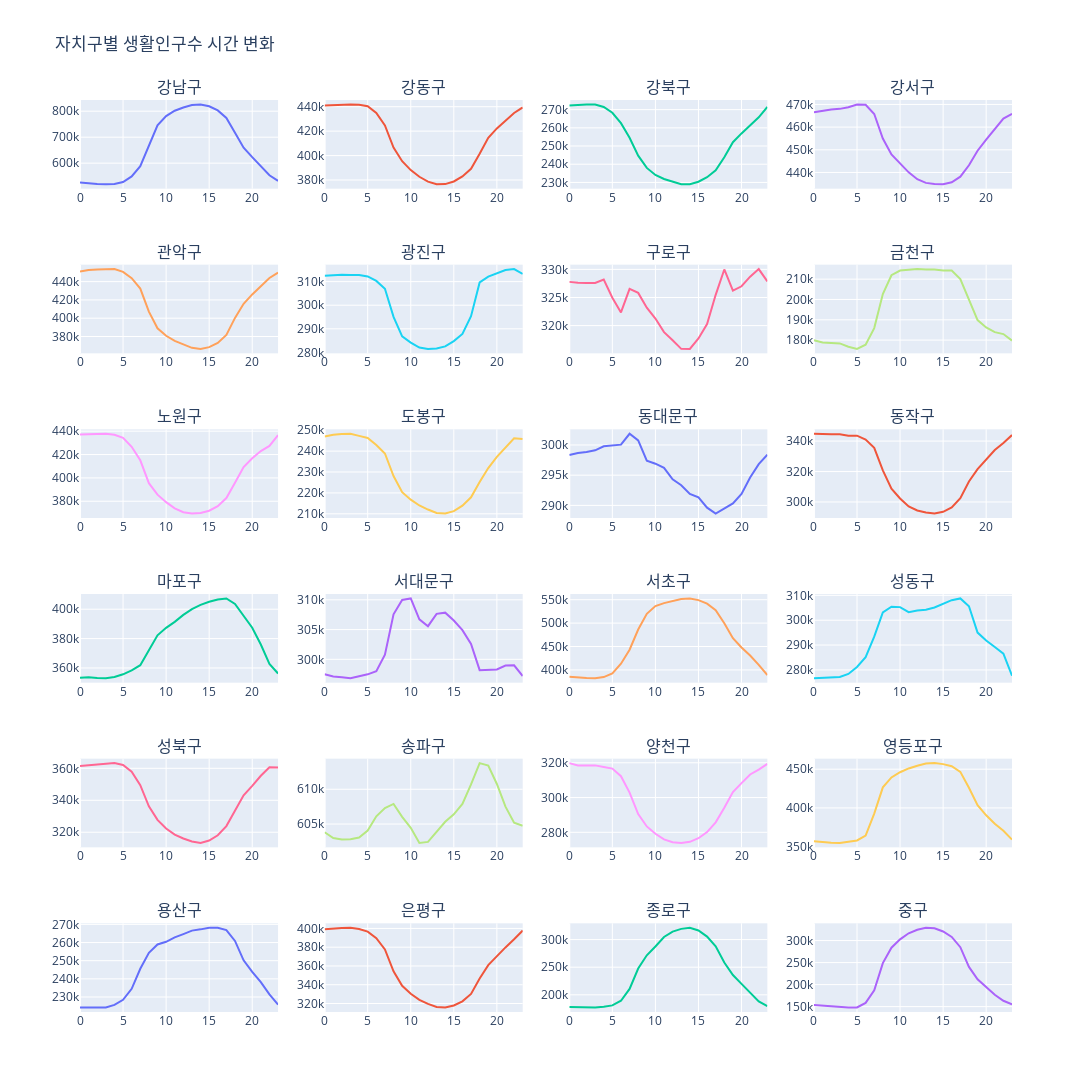

The notebook cell this image was saved under:
### Code cell
import plotly.graph_objects as go
from plotly.subplots import make_subplots

fig = make_subplots(rows=6, cols=4,
                    start_cell='top-left',
                    subplot_titles=tuple(data_gu_unique))

for i in range(1, 7):
    for j in range(1, 5):
        gu = data_gu_unique[(i-1)*4+(j-1)]
        data_temp = data_gu_time[data_gu_time['자치구'] == f'{gu}']
        fig.add_trace(go.Scatter(x=data_temp['시간대구분'],\
                                 y=data_temp['20세 이상 생활인구수']),\
                                 row=i, col=j)

fig.update_layout(showlegend=False, height=1200, width=1600,\
                 title_text="자치구별 생활인구수 시간 변화")
fig.show()

### Figure 1 — Plotly figure (JSON) as saved in the notebook; plotly's stock layout.template omitted (floating-point values rounded to 4 significant figures)
{"data": [{"type": "scatter", "x": [0, 1, 2, 3, 4, 5, 6, 7, 8, 9, 10, 11, 12, 13, 14, 15, 16, 17, 18, 19, 20, 21, 22, 23], "xaxis": "x", "y": [525900.0, 522300.0, 520000.0, 518900.0, 519700.0, 527400.0, 548800.0, 588300.0, 670600.0, 745600.0, 781000.0, 801800.0, 814500.0, 823900.0, 826100.0, 818900.0, 803200.0, 774000.0, 716600.0, 659700.0, 623200.0, 588700.0, 553300.0, 531600.0], "yaxis": "y"}, {"type": "scatter", "x": [0, 1, 2, 3, 4, 5, 6, 7, 8, 9, 10, 11, 12, 13, 14, 15, 16, 17, 18, 19, 20, 21, 22, 23], "xaxis": "x2", "y": [441000.0, 441300.0, 441600.0, 441900.0, 441500.0, 440400.0, 434900.0, 424700.0, 406500.0, 395400.0, 388100.0, 382700.0, 378700.0, 376600.0, 376700.0, 378800.0, 382900.0, 389200.0, 401500.0, 414600.0, 422200.0, 429000.0, 434900.0, 439400.0], "yaxis": "y2"}, {"type": "scatter", "x": [0, 1, 2, 3, 4, 5, 6, 7, 8, 9, 10, 11, 12, 13, 14, 15, 16, 17, 18, 19, 20, 21, 22, 23], "xaxis": "x3", "y": [272300.0, 272600.0, 272900.0, 272800.0, 271500.0, 268300.0, 262600.0, 254500.0, 244700.0, 238000.0, 234100.0, 231900.0, 230300.0, 229100.0, 229000.0, 230400.0, 232900.0, 236600.0, 243800.0, 252100.0, 256900.0, 261500.0, 265800.0, 271400.0], "yaxis": "y3"}, {"type": "scatter", "x": [0, 1, 2, 3, 4, 5, 6, 7, 8, 9, 10, 11, 12, 13, 14, 15, 16, 17, 18, 19, 20, 21, 22, 23], "xaxis": "x4", "y": [466500.0, 467300.0, 467800.0, 468000.0, 468800.0, 470000.0, 469900.0, 465800.0, 455000.0, 448000.0, 443900.0, 440100.0, 437000.0, 435400.0, 434900.0, 434800.0, 435700.0, 438100.0, 443200.0, 449600.0, 454500.0, 459100.0, 463800.0, 465900.0], "yaxis": "y4"}, {"type": "scatter", "x": [0, 1, 2, 3, 4, 5, 6, 7, 8, 9, 10, 11, 12, 13, 14, 15, 16, 17, 18, 19, 20, 21, 22, 23], "xaxis": "x5", "y": [451000.0, 452700.0, 453300.0, 453700.0, 453700.0, 450600.0, 443800.0, 432300.0, 407200.0, 389000.0, 380800.0, 375200.0, 371100.0, 367600.0, 366400.0, 368400.0, 372900.0, 381700.0, 400400.0, 415800.0, 426000.0, 435500.0, 444000.0, 449900.0], "yaxis": "y5"}, {"type": "scatter", "x": [0, 1, 2, 3, 4, 5, 6, 7, 8, 9, 10, 11, 12, 13, 14, 15, 16, 17, 18, 19, 20, 21, 22, 23], "xaxis": "x6", "y": [312500.0, 312700.0, 312900.0, 312800.0, 312800.0, 312200.0, 310300.0, 307000.0, 295100.0, 286800.0, 284200.0, 282100.0, 281500.0, 281600.0, 282600.0, 284800.0, 287800.0, 295300.0, 309600.0, 312100.0, 313500.0, 314900.0, 315300.0, 313200.0], "yaxis": "y6"}, {"type": "scatter", "x": [0, 1, 2, 3, 4, 5, 6, 7, 8, 9, 10, 11, 12, 13, 14, 15, 16, 17, 18, 19, 20, 21, 22, 23], "xaxis": "x7", "y": [327800.0, 327600.0, 327600.0, 327600.0, 328200.0, 325000.0, 322300.0, 326500.0, 325800.0, 323200.0, 321300.0, 318800.0, 317400.0, 315900.0, 315900.0, 317700.0, 320300.0, 325500.0, 330000.0, 326200.0, 327000.0, 328700.0, 330100.0, 327900.0], "yaxis": "y7"}, {"type": "scatter", "x": [0, 1, 2, 3, 4, 5, 6, 7, 8, 9, 10, 11, 12, 13, 14, 15, 16, 17, 18, 19, 20, 21, 22, 23], "xaxis": "x8", "y": [179900.0, 178800.0, 178600.0, 178400.0, 176700.0, 175700.0, 177700.0, 185900.0, 202700.0, 211900.0, 214200.0, 214500.0, 215000.0, 214800.0, 214800.0, 214300.0, 214200.0, 210000.0, 199400.0, 189800.0, 186200.0, 183900.0, 183000.0, 179700.0], "yaxis": "y8"}, {"type": "scatter", "x": [0, 1, 2, 3, 4, 5, 6, 7, 8, 9, 10, 11, 12, 13, 14, 15, 16, 17, 18, 19, 20, 21, 22, 23], "xaxis": "x9", "y": [437200.0, 437400.0, 437600.0, 437800.0, 437000.0, 434200.0, 426600.0, 415100.0, 395500.0, 385700.0, 379200.0, 373900.0, 370600.0, 369500.0, 369900.0, 371900.0, 375700.0, 382700.0, 395800.0, 409200.0, 416800.0, 423000.0, 427300.0, 436600.0], "yaxis": "y9"}, {"type": "scatter", "x": [0, 1, 2, 3, 4, 5, 6, 7, 8, 9, 10, 11, 12, 13, 14, 15, 16, 17, 18, 19, 20, 21, 22, 23], "xaxis": "x10", "y": [247000.0, 247800.0, 248200.0, 248300.0, 247300.0, 246300.0, 242900.0, 238900.0, 228100.0, 220400.0, 216800.0, 214000.0, 212000.0, 210400.0, 210100.0, 211300.0, 213900.0, 217900.0, 225200.0, 231900.0, 237300.0, 241900.0, 246200.0, 245800.0], "yaxis": "y10"}, {"type": "scatter", "x": [0, 1, 2, 3, 4, 5, 6, 7, 8, 9, 10, 11, 12, 13, 14, 15, 16, 17, 18, 19, 20, 21, 22, 23], "xaxis": "x11", "y": [298300.0, 298700.0, 298800.0, 299100.0, 299800.0, 299900.0, 300100.0, 301900.0, 300800.0, 297400.0, 296900.0, 296200.0, 294300.0, 293300.0, 291900.0, 291300.0, 289600.0, 288600.0, 289500.0, 290300.0, 291900.0, 294600.0, 296800.0, 298400.0], "yaxis": "y11"}, {"type": "scatter", "x": [0, 1, 2, 3, 4, 5, 6, 7, 8, 9, 10, 11, 12, 13, 14, 15, 16, 17, 18, 19, 20, 21, 22, 23], "xaxis": "x12", "y": [344800.0, 344500.0, 344400.0, 344500.0, 343500.0, 343600.0, 341000.0, 335600.0, 320800.0, 308700.0, 302300.0, 297000.0, 294400.0, 293000.0, 292400.0, 293500.0, 296400.0, 302400.0, 313500.0, 321500.0, 328100.0, 334100.0, 338700.0, 344000.0], "yaxis": "y12"}, {"type": "scatter", "x": [0, 1, 2, 3, 4, 5, 6, 7, 8, 9, 10, 11, 12, 13, 14, 15, 16, 17, 18, 19, 20, 21, 22, 23], "xaxis": "x13", "y": [353400.0, 353600.0, 353200.0, 353000.0, 353800.0, 355700.0, 358400.0, 361900.0, 372100.0, 382200.0, 387300.0, 391400.0, 396100.0, 400100.0, 403000.0, 405000.0, 406500.0, 407300.0, 403600.0, 395400.0, 387400.0, 376000.0, 362800.0, 356200.0], "yaxis": "y13"}, {"type": "scatter", "x": [0, 1, 2, 3, 4, 5, 6, 7, 8, 9, 10, 11, 12, 13, 14, 15, 16, 17, 18, 19, 20, 21, 22, 23], "xaxis": "x14", "y": [297500.0, 297100.0, 297000.0, 296800.0, 297200.0, 297500.0, 298000.0, 300800.0, 307600.0, 310000.0, 310200.0, 306700.0, 305600.0, 307600.0, 307800.0, 306500.0, 304900.0, 302600.0, 298200.0, 298200.0, 298300.0, 299000.0, 299000.0, 297200.0], "yaxis": "y14"}, {"type": "scatter", "x": [0, 1, 2, 3, 4, 5, 6, 7, 8, 9, 10, 11, 12, 13, 14, 15, 16, 17, 18, 19, 20, 21, 22, 23], "xaxis": "x15", "y": [385100.0, 383600.0, 382600.0, 382200.0, 384700.0, 392600.0, 413100.0, 443200.0, 486300.0, 520000.0, 536300.0, 542800.0, 547200.0, 551600.0, 552700.0, 549100.0, 541700.0, 527700.0, 499700.0, 467700.0, 447900.0, 430700.0, 410900.0, 389000.0], "yaxis": "y15"}, {"type": "scatter", "x": [0, 1, 2, 3, 4, 5, 6, 7, 8, 9, 10, 11, 12, 13, 14, 15, 16, 17, 18, 19, 20, 21, 22, 23], "xaxis": "x16", "y": [276700.0, 276800.0, 276900.0, 277200.0, 278400.0, 281200.0, 285100.0, 293400.0, 303100.0, 305500.0, 305300.0, 303200.0, 303900.0, 304200.0, 305100.0, 306600.0, 308100.0, 308800.0, 305600.0, 295000.0, 291800.0, 289200.0, 286500.0, 277700.0], "yaxis": "y16"}, {"type": "scatter", "x": [0, 1, 2, 3, 4, 5, 6, 7, 8, 9, 10, 11, 12, 13, 14, 15, 16, 17, 18, 19, 20, 21, 22, 23], "xaxis": "x17", "y": [361500.0, 361900.0, 362400.0, 362700.0, 363300.0, 362100.0, 357900.0, 349400.0, 336200.0, 327800.0, 322300.0, 318500.0, 316100.0, 314200.0, 313300.0, 314800.0, 318100.0, 323900.0, 333900.0, 343100.0, 349000.0, 355300.0, 360700.0, 360500.0], "yaxis": "y17"}, {"type": "scatter", "x": [0, 1, 2, 3, 4, 5, 6, 7, 8, 9, 10, 11, 12, 13, 14, 15, 16, 17, 18, 19, 20, 21, 22, 23], "xaxis": "x18", "y": [603800.0, 603000.0, 602800.0, 602800.0, 603100.0, 604100.0, 606100.0, 607300.0, 607900.0, 606000.0, 604500.0, 602300.0, 602400.0, 603900.0, 605300.0, 606400.0, 607900.0, 610700.0, 613800.0, 613400.0, 610800.0, 607500.0, 605200.0, 604800.0], "yaxis": "y18"}, {"type": "scatter", "x": [0, 1, 2, 3, 4, 5, 6, 7, 8, 9, 10, 11, 12, 13, 14, 15, 16, 17, 18, 19, 20, 21, 22, 23], "xaxis": "x19", "y": [319800.0, 318400.0, 318400.0, 318500.0, 317500.0, 316700.0, 312300.0, 302800.0, 290500.0, 283400.0, 279200.0, 275900.0, 274300.0, 273900.0, 274500.0, 276600.0, 280100.0, 285800.0, 294100.0, 303200.0, 308300.0, 313300.0, 316100.0, 319400.0], "yaxis": "y19"}, {"type": "scatter", "x": [0, 1, 2, 3, 4, 5, 6, 7, 8, 9, 10, 11, 12, 13, 14, 15, 16, 17, 18, 19, 20, 21, 22, 23], "xaxis": "x20", "y": [356900.0, 355700.0, 355000.0, 354800.0, 356100.0, 358000.0, 364200.0, 392700.0, 426500.0, 439400.0, 446100.0, 451000.0, 454500.0, 457200.0, 457900.0, 456600.0, 453900.0, 446600.0, 426100.0, 403600.0, 390500.0, 379600.0, 370500.0, 359000.0], "yaxis": "y20"}, {"type": "scatter", "x": [0, 1, 2, 3, 4, 5, 6, 7, 8, 9, 10, 11, 12, 13, 14, 15, 16, 17, 18, 19, 20, 21, 22, 23], "xaxis": "x21", "y": [224200.0, 224300.0, 224200.0, 224200.0, 225600.0, 228400.0, 234500.0, 245600.0, 254300.0, 258900.0, 260400.0, 262800.0, 264700.0, 266600.0, 267300.0, 268100.0, 268100.0, 266800.0, 260900.0, 250200.0, 243900.0, 238200.0, 231400.0, 225800.0], "yaxis": "y21"}, {"type": "scatter", "x": [0, 1, 2, 3, 4, 5, 6, 7, 8, 9, 10, 11, 12, 13, 14, 15, 16, 17, 18, 19, 20, 21, 22, 23], "xaxis": "x22", "y": [399200.0, 400000.0, 400500.0, 400700.0, 399400.0, 396600.0, 389600.0, 377600.0, 354400.0, 338900.0, 330300.0, 323900.0, 319600.0, 316400.0, 315700.0, 317800.0, 322300.0, 330200.0, 346600.0, 360900.0, 370700.0, 379800.0, 388400.0, 397800.0], "yaxis": "y22"}, {"type": "scatter", "x": [0, 1, 2, 3, 4, 5, 6, 7, 8, 9, 10, 11, 12, 13, 14, 15, 16, 17, 18, 19, 20, 21, 22, 23], "xaxis": "x23", "y": [178100.0, 177400.0, 177000.0, 176900.0, 178500.0, 180800.0, 189300.0, 210600.0, 247500.0, 271500.0, 287400.0, 304700.0, 314400.0, 319400.0, 321400.0, 316500.0, 305400.0, 287800.0, 258500.0, 235800.0, 219900.0, 203200.0, 187900.0, 179600.0], "yaxis": "y23"}, {"type": "scatter", "x": [0, 1, 2, 3, 4, 5, 6, 7, 8, 9, 10, 11, 12, 13, 14, 15, 16, 17, 18, 19, 20, 21, 22, 23], "xaxis": "x24", "y": [153500.0, 151600.0, 149900.0, 148500.0, 147800.0, 148200.0, 158400.0, 186900.0, 248800.0, 283700.0, 302800.0, 316500.0, 324400.0, 329000.0, 327800.0, 320600.0, 308200.0, 285000.0, 240200.0, 212100.0, 193800.0, 176800.0, 163200.0, 155000.0], "yaxis": "y24"}], "layout": {"annotations": [{"font": {"size": 16}, "showarrow": false, "text": "강남구", "x": 0.1062, "xanchor": "center", "xref": "paper", "y": 1.0, "yanchor": "bottom", "yref": "paper"}, {"font": {"size": 16}, "showarrow": false, "text": "강동구", "x": 0.3688, "xanchor": "center", "xref": "paper", "y": 1.0, "yanchor": "bottom", "yref": "paper"}, {"font": {"size": 16}, "showarrow": false, "text": "강북구", "x": 0.6313, "xanchor": "center", "xref": "paper", "y": 1.0, "yanchor": "bottom", "yref": "paper"}, {"font": {"size": 16}, "showarrow": false, "text": "강서구", "x": 0.8938, "xanchor": "center", "xref": "paper", "y": 1.0, "yanchor": "bottom", "yref": "paper"}, {"font": {"size": 16}, "showarrow": false, "text": "관악구", "x": 0.1062, "xanchor": "center", "xref": "paper", "y": 0.8194, "yanchor": "bottom", "yref": "paper"}, {"font": {"size": 16}, "showarrow": false, "text": "광진구", "x": 0.3688, "xanchor": "center", "xref": "paper", "y": 0.8194, "yanchor": "bottom", "yref": "paper"}, {"font": {"size": 16}, "showarrow": false, "text": "구로구", "x": 0.6313, "xanchor": "center", "xref": "paper", "y": 0.8194, "yanchor": "bottom", "yref": "paper"}, {"font": {"size": 16}, "showarrow": false, "text": "금천구", "x": 0.8938, "xanchor": "center", "xref": "paper", "y": 0.8194, "yanchor": "bottom", "yref": "paper"}, {"font": {"size": 16}, "showarrow": false, "text": "노원구", "x": 0.1062, "xanchor": "center", "xref": "paper", "y": 0.6389, "yanchor": "bottom", "yref": "paper"}, {"font": {"size": 16}, "showarrow": false, "text": "도봉구", "x": 0.3688, "xanchor": "center", "xref": "paper", "y": 0.6389, "yanchor": "bottom", "yref": "paper"}, {"font": {"size": 16}, "showarrow": false, "text": "동대문구", "x": 0.6313, "xanchor": "center", "xref": "paper", "y": 0.6389, "yanchor": "bottom", "yref": "paper"}, {"font": {"size": 16}, "showarrow": false, "text": "동작구", "x": 0.8938, "xanchor": "center", "xref": "paper", "y": 0.6389, "yanchor": "bottom", "yref": "paper"}, {"font": {"size": 16}, "showarrow": false, "text": "마포구", "x": 0.1062, "xanchor": "center", "xref": "paper", "y": 0.4583, "yanchor": "bottom", "yref": "paper"}, {"font": {"size": 16}, "showarrow": false, "text": "서대문구", "x": 0.3688, "xanchor": "center", "xref": "paper", "y": 0.4583, "yanchor": "bottom", "yref": "paper"}, {"font": {"size": 16}, "showarrow": false, "text": "서초구", "x": 0.6313, "xanchor": "center", "xref": "paper", "y": 0.4583, "yanchor": "bottom", "yref": "paper"}, {"font": {"size": 16}, "showarrow": false, "text": "성동구", "x": 0.8938, "xanchor": "center", "xref": "paper", "y": 0.4583, "yanchor": "bottom", "yref": "paper"}, {"font": {"size": 16}, "showarrow": false, "text": "성북구", "x": 0.1062, "xanchor": "center", "xref": "paper", "y": 0.2778, "yanchor": "bottom", "yref": "paper"}, {"font": {"size": 16}, "showarrow": false, "text": "송파구", "x": 0.3688, "xanchor": "center", "xref": "paper", "y": 0.2778, "yanchor": "bottom", "yref": "paper"}, {"font": {"size": 16}, "showarrow": false, "text": "양천구", "x": 0.6313, "xanchor": "center", "xref": "paper", "y": 0.2778, "yanchor": "bottom", "yref": "paper"}, {"font": {"size": 16}, "showarrow": false, "text": "영등포구", "x": 0.8938, "xanchor": "center", "xref": "paper", "y": 0.2778, "yanchor": "bottom", "yref": "paper"}, {"font": {"size": 16}, "showarrow": false, "text": "용산구", "x": 0.1062, "xanchor": "center", "xref": "paper", "y": 0.09722, "yanchor": "bottom", "yref": "paper"}, {"font": {"size": 16}, "showarrow": false, "text": "은평구", "x": 0.3688, "xanchor": "center", "xref": "paper", "y": 0.09722, "yanchor": "bottom", "yref": "paper"}, {"font": {"size": 16}, "showarrow": false, "text": "종로구", "x": 0.6313, "xanchor": "center", "xref": "paper", "y": 0.09722, "yanchor": "bottom", "yref": "paper"}, {"font": {"size": 16}, "showarrow": false, "text": "중구", "x": 0.8938, "xanchor": "center", "xref": "paper", "y": 0.09722, "yanchor": "bottom", "yref": "paper"}], "height": 1200, "showlegend": false, "title": {"text": "자치구별 생활인구수 시간 변화"}, "width": 1600, "xaxis": {"anchor": "y", "domain": [0, 0.2125]}, "xaxis10": {"anchor": "y10", "domain": [0.2625, 0.475]}, "xaxis11": {"anchor": "y11", "domain": [0.525, 0.7375]}, "xaxis12": {"anchor": "y12", "domain": [0.7875, 1]}, "xaxis13": {"anchor": "y13", "domain": [0, 0.2125]}, "xaxis14": {"anchor": "y14", "domain": [0.2625, 0.475]}, "xaxis15": {"anchor": "y15", "domain": [0.525, 0.7375]}, "xaxis16": {"anchor": "y16", "domain": [0.7875, 1]}, "xaxis17": {"anchor": "y17", "domain": [0, 0.2125]}, "xaxis18": {"anchor": "y18", "domain": [0.2625, 0.475]}, "xaxis19": {"anchor": "y19", "domain": [0.525, 0.7375]}, "xaxis2": {"anchor": "y2", "domain": [0.2625, 0.475]}, "xaxis20": {"anchor": "y20", "domain": [0.7875, 1]}, "xaxis21": {"anchor": "y21", "domain": [0, 0.2125]}, "xaxis22": {"anchor": "y22", "domain": [0.2625, 0.475]}, "xaxis23": {"anchor": "y23", "domain": [0.525, 0.7375]}, "xaxis24": {"anchor": "y24", "domain": [0.7875, 1]}, "xaxis3": {"anchor": "y3", "domain": [0.525, 0.7375]}, "xaxis4": {"anchor": "y4", "domain": [0.7875, 1]}, "xaxis5": {"anchor": "y5", "domain": [0, 0.2125]}, "xaxis6": {"anchor": "y6", "domain": [0.2625, 0.475]}, "xaxis7": {"anchor": "y7", "domain": [0.525, 0.7375]}, "xaxis8": {"anchor": "y8", "domain": [0.7875, 1]}, "xaxis9": {"anchor": "y9", "domain": [0, 0.2125]}, "yaxis": {"anchor": "x", "domain": [0.9028, 1.0]}, "yaxis10": {"anchor": "x10", "domain": [0.5417, 0.6389]}, "yaxis11": {"anchor": "x11", "domain": [0.5417, 0.6389]}, "yaxis12": {"anchor": "x12", "domain": [0.5417, 0.6389]}, "yaxis13": {"anchor": "x13", "domain": [0.3611, 0.4583]}, "yaxis14": {"anchor": "x14", "domain": [0.3611, 0.4583]}, "yaxis15": {"anchor": "x15", "domain": [0.3611, 0.4583]}, "yaxis16": {"anchor": "x16", "domain": [0.3611, 0.4583]}, "yaxis17": {"anchor": "x17", "domain": [0.1806, 0.2778]}, "yaxis18": {"anchor": "x18", "domain": [0.1806, 0.2778]}, "yaxis19": {"anchor": "x19", "domain": [0.1806, 0.2778]}, "yaxis2": {"anchor": "x2", "domain": [0.9028, 1.0]}, "yaxis20": {"anchor": "x20", "domain": [0.1806, 0.2778]}, "yaxis21": {"anchor": "x21", "domain": [0, 0.09722]}, "yaxis22": {"anchor": "x22", "domain": [0, 0.09722]}, "yaxis23": {"anchor": "x23", "domain": [0, 0.09722]}, "yaxis24": {"anchor": "x24", "domain": [0, 0.09722]}, "yaxis3": {"anchor": "x3", "domain": [0.9028, 1.0]}, "yaxis4": {"anchor": "x4", "domain": [0.9028, 1.0]}, "yaxis5": {"anchor": "x5", "domain": [0.7222, 0.8194]}, "yaxis6": {"anchor": "x6", "domain": [0.7222, 0.8194]}, "yaxis7": {"anchor": "x7", "domain": [0.7222, 0.8194]}, "yaxis8": {"anchor": "x8", "domain": [0.7222, 0.8194]}, "yaxis9": {"anchor": "x9", "domain": [0.5417, 0.6389]}}}
